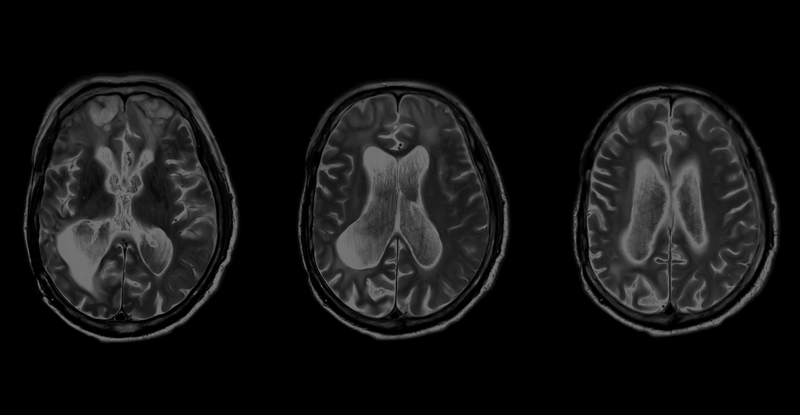
#> input picture HW2/brains.png, 800 x 415 px
$ jupyter execute HW2_Q1.ipynb
#> lines starting #> are read from the running program, lines starting #| are printed output that depends on the picture
#> further down, img is the input picture: shape (415, 800, 3); min 0, max 117, mean 19.6
[cell 1]
import cv2 as cv
import numpy as np
import matplotlib.pyplot as plt
import math

# power law function
def power_law(img,gamma):

#> called with gamma = 1.2
    img_power_law_transformation = np.array(255*(img / 255) ** gamma , dtype = 'uint8')
#> call 2 of power_law, with gamma = 0.6
#> in power_law (call 2), `img_power_law_transformation = np.array(255*(img / 255) ** gamma , dty..`:
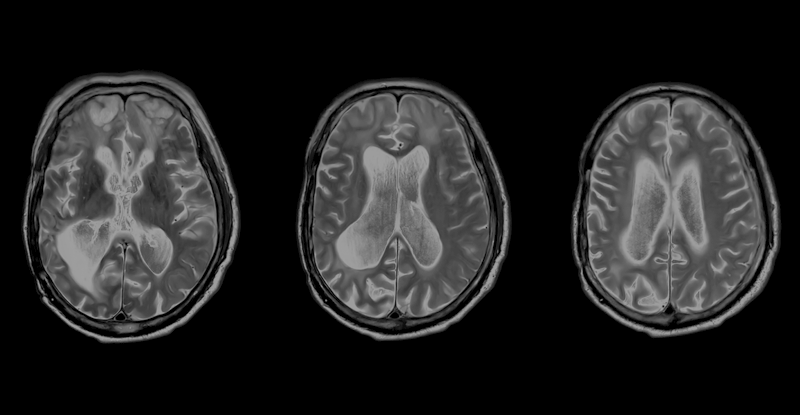
#> img_power_law_transformation: shape (415, 800, 3); min 0, max 159, mean 35.7
    return img_power_law_transformation

# logarithm transform function
def log_transform(img,k):

#> called with k = 5
    c = 255/(math.log(1 + np.max(img),k))
#> c = 86.03

    img_log_transformation = c * (np.log(1 + img )/ np.log(k))
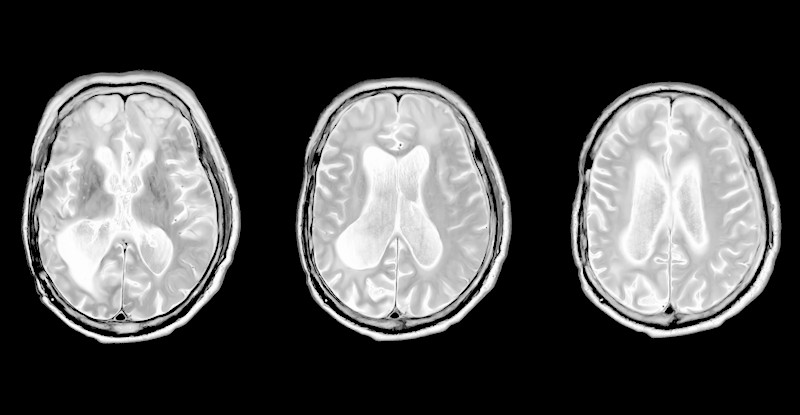
#> img_log_transformation: shape (415, 800, 3) float16; min 0, max 254.8, mean 77.8
    img_log_transformation = np.array(img_log_transformation, dtype = 'uint8')

    return img_log_transformation


# reading image and showing after power law effect with gamma = 1.2
img = cv.imread('brains.png',)
cv.imshow('power law' , power_law(img,1.2))

# finding suitable amount for gamma
gamma=0.6
a = power_law(img,gamma)

# making 2*3 plot
fig , ax = plt.subplots(2,3,figsize=(10,10))
fig.suptitle('contrast improvement')

# drawing wanted plot
ax = plt.subplot(2,3,1)
ax.imshow(a, cmap = 'gray', vmin=0 , vmax=255)
ax.axis('off')
ax.set_title('power law transformation')

ax = plt.subplot(2,3,4)
ax.hist(a.ravel() , bins = 256 )
ax.axes.get_yaxis().set_visible(False)

# apply logarithm transform
k = 5
b = log_transform(img,k)

ax = plt.subplot(2,3,2)
ax.imshow(b, cmap = 'gray', vmin=0 , vmax=255)
ax.axis('off')
ax.set_title('log transformation')

ax = plt.subplot(2,3,5)
ax.hist(b.ravel() , bins = 256 )
ax.axes.get_yaxis().set_visible(False)

ax = plt.subplot(2,3,3)
ax.imshow(img, cmap = 'gray', vmin=0 , vmax=255)
ax.axis('off')
ax.set_title('original image')

ax = plt.subplot(2,3,6)
ax.hist(b.ravel() , bins = 256 )
ax.axes.get_yaxis().set_visible(False)


cv.waitKey(0)
cv.destroyAllWindows()
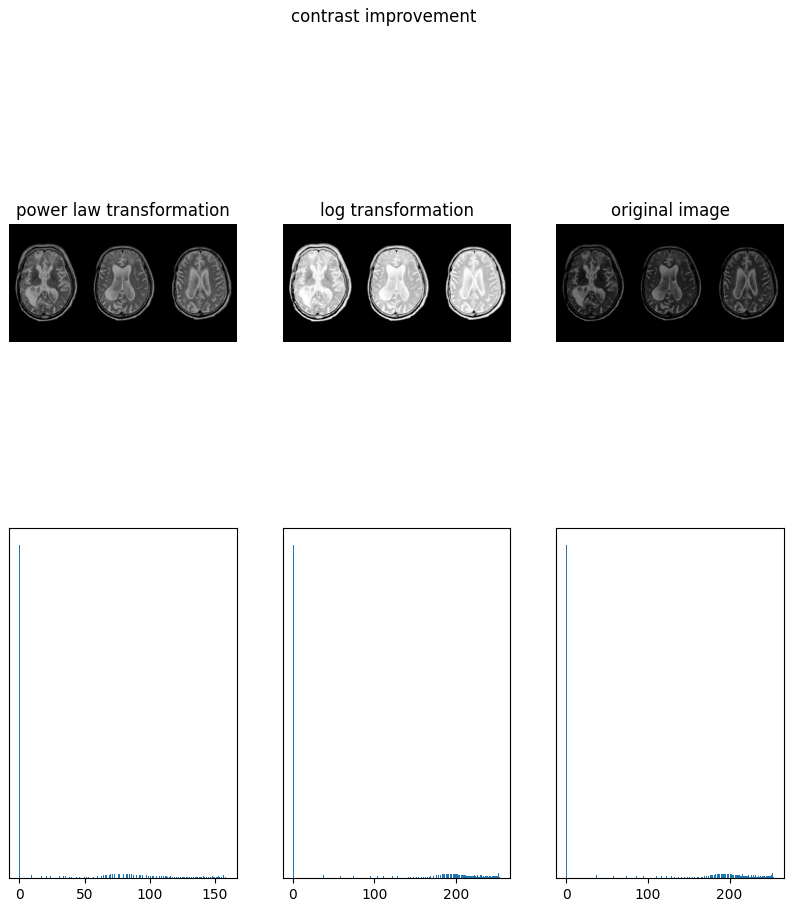
#> figure drawn by matplotlib, 6 panels; panel 4: tallest bar 602289 high, from x = 0 to 0.621; panel 5: tallest bar 602289 high, from x = 0 to 0.992; panel 6: tallest bar 602289 high, from x = 0 to 0.992

$ run again, with HW2/bone-scan.png copied over HW2/brains.png
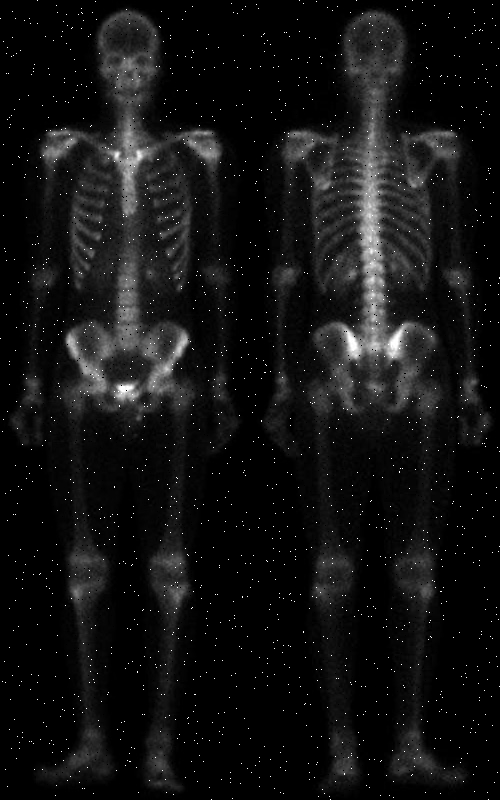
#> input picture HW2/bone-scan.png, 500 x 800 px
#> img is the input picture: shape (800, 500, 3); min 0, max 255, mean 18.3
#> in power_law (call 2), `img_power_law_transformation = np.array(255*(img / 255) ** gamma , dty..`:
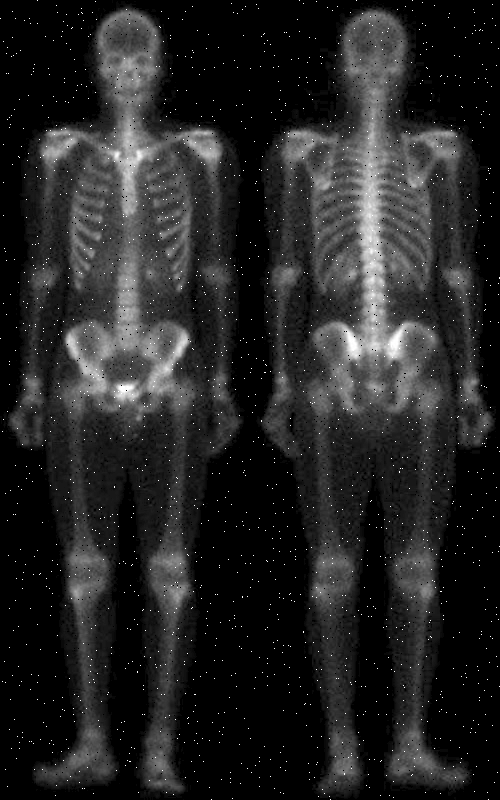
#> img_power_law_transformation: shape (800, 500, 3); min 0, max 255, mean 36.5
#> c = 74.01
#> in log_transform, `img_log_transformation = np.array(img_log_transformation, dtype = 'uin..`:
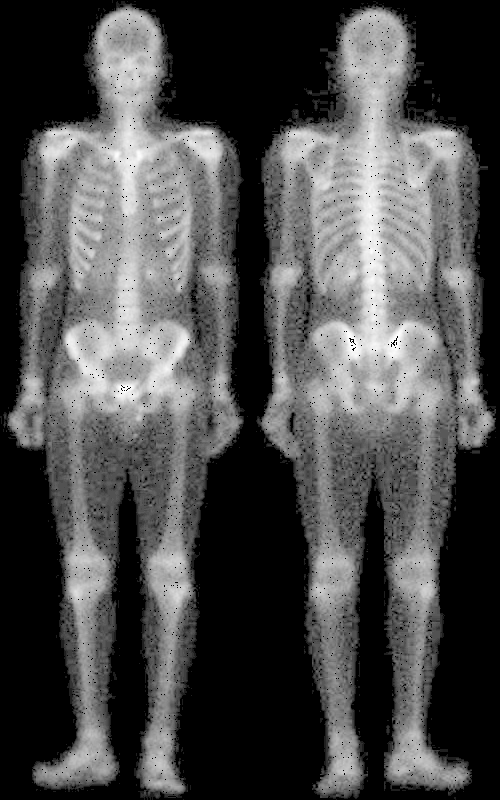
#> img_log_transformation: shape (800, 500, 3); min 0, max 254, mean 76.7

$ run again, with HW2/Dark.tif saved as HW2/brains.png
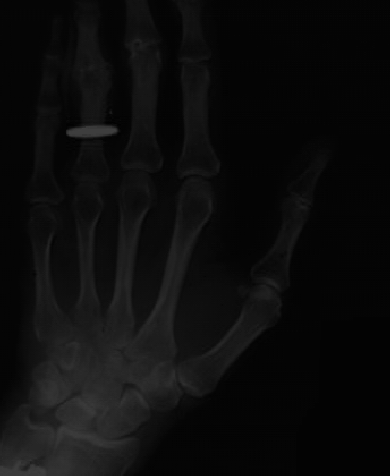
#> input picture HW2/Dark.tif, 390 x 476 px
#> img is the input picture: shape (476, 390, 3); min 1, max 63, mean 12.3
#> in power_law (call 2), `img_power_law_transformation = np.array(255*(img / 255) ** gamma , dty..`:
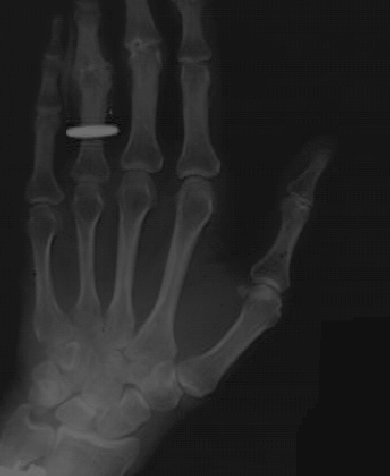
#> img_power_law_transformation: shape (476, 390, 3); min 9, max 110, mean 37.3
#> c = 98.68
#> in log_transform, `img_log_transformation = c * (np.log(1 + img )/ np.log(k))`:
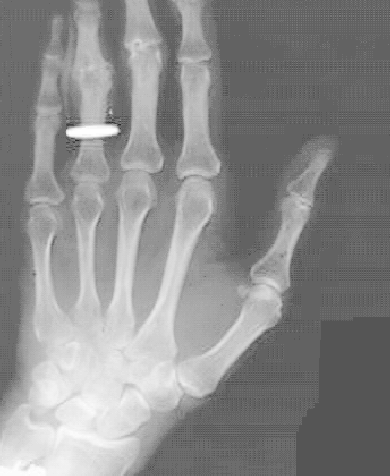
#> img_log_transformation: shape (476, 390, 3) float16; min 42.53, max 255, mean 139.5
